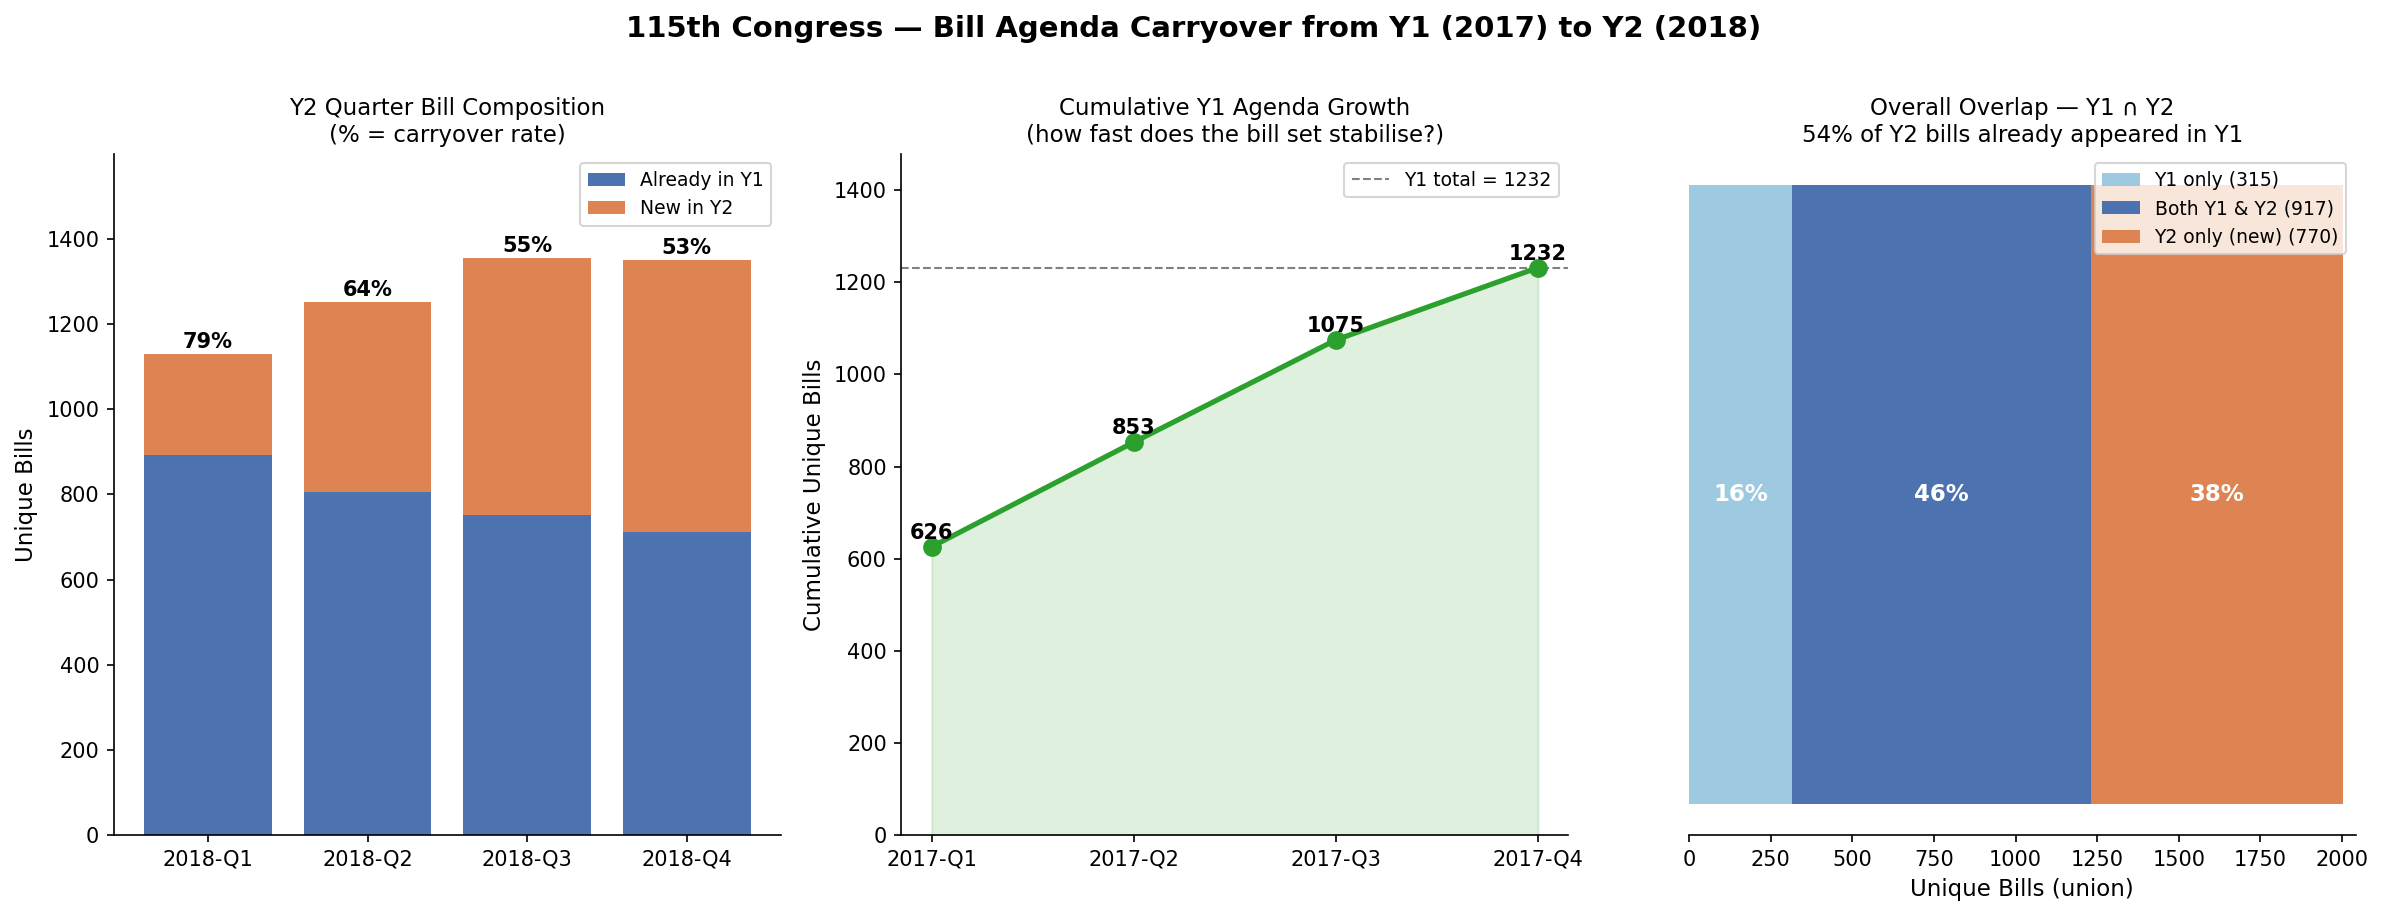

Write the Python code that produced this figure.
"""
Bill agenda carryover — 115th Congress.

Tests whether the aggregate bill agenda set in Y1 (2017, Q1–Q4) persists into
Y2 (2018, Q5–Q8). For each Y2 quarter: what fraction of lobbied bills were
already present in any Y1 quarter? Also reports cumulative Y1 bill introduction
pace to show how quickly the agenda crystallises.

Outputs (outputs/analysis/):
  09_agenda_carryover.png
  09_agenda_carryover.txt
"""

import sys, os
import pandas as pd
import matplotlib
matplotlib.use("Agg")
import matplotlib.pyplot as plt
import matplotlib.patches as mpatches
from pathlib import Path

sys.path.insert(0, os.path.join(os.path.dirname(__file__), ".."))
from config import ROOT

# ---------------------------------------------------------------------------
# Parameters
# ---------------------------------------------------------------------------

CONGRESS   = 115
DATA_PATH  = ROOT / "data" / "congress" / str(CONGRESS) / "opensecrets_lda_reports.csv"
OUT_DIR    = ROOT / "outputs" / "analysis"

# Y1 = first congressional year; Y2 = second
Y1_YEAR    = 2017
Y2_YEAR    = 2018

# Quarter order within each year (base + amended variants all included)
Y1_QUARTER_ORDER = ["q1", "q2", "q3", "q4"]
Y2_QUARTER_ORDER = ["q1", "q2", "q3", "q4"]   # year 2018 still files as q1..q4

# Plot aesthetics
C_CARRYOVER = "#4C72B0"
C_NEW       = "#DD8452"
C_LINE      = "#2ca02c"

# ---------------------------------------------------------------------------
# Load + clean
# ---------------------------------------------------------------------------

def load_data() -> pd.DataFrame:
    """Load 115th Congress LDA reports; drop rows without a bill number."""
    df = pd.read_csv(DATA_PATH)
    df = df.dropna(subset=["bill_number"])
    df["bill_number"] = df["bill_number"].str.strip().str.upper()
    # Normalise report_type to base quarter (strip amendment suffixes a/t/ta)
    df["base_quarter"] = (
        df["report_type"]
        .str.extract(r"^(q[1-4])", expand=False)
    )
    return df

# ---------------------------------------------------------------------------
# Aggregate bill sets
# ---------------------------------------------------------------------------

def get_bills_by_quarter(df: pd.DataFrame, year: int) -> dict[str, set]:
    """Return {base_quarter -> set of unique bill numbers} for a given year."""
    sub = df[df["year"] == year]
    quarters = {}
    for q in ["q1", "q2", "q3", "q4"]:
        bills = sub[sub["base_quarter"] == q]["bill_number"].unique()
        quarters[q] = set(bills)
    return quarters

# ---------------------------------------------------------------------------
# Analysis
# ---------------------------------------------------------------------------

def run(df: pd.DataFrame) -> dict:
    """Compute carryover statistics between Y1 and Y2."""
    y1_quarters = get_bills_by_quarter(df, Y1_YEAR)
    y2_quarters = get_bills_by_quarter(df, Y2_YEAR)

    # Full Y1 bill universe (all four quarters combined)
    y1_all = set().union(*y1_quarters.values())

    # Cumulative Y1 bill set as quarters accumulate
    y1_cumulative = {}
    seen = set()
    for q in Y1_QUARTER_ORDER:
        seen = seen | y1_quarters[q]
        y1_cumulative[q] = set(seen)

    # Per Y2 quarter: carryover = bills already in y1_all; new = not in y1_all
    y2_rows = []
    for q in Y2_QUARTER_ORDER:
        bills = y2_quarters[q]
        carryover = bills & y1_all
        new       = bills - y1_all
        y2_rows.append({
            "quarter":         f"2018-{q.upper()}",
            "total":           len(bills),
            "carryover":       len(carryover),
            "new":             len(new),
            "carryover_frac":  len(carryover) / len(bills) if bills else 0,
        })

    # Overall Y2 vs Y1 overlap
    y2_all = set().union(*y2_quarters.values())
    overall_carryover = y2_all & y1_all
    overall_new       = y2_all - y1_all
    y1_not_in_y2      = y1_all - y2_all

    return {
        "y1_all":          y1_all,
        "y2_all":          y2_all,
        "y1_cumulative":   y1_cumulative,
        "y2_rows":         y2_rows,
        "overall_carryover": overall_carryover,
        "overall_new":       overall_new,
        "y1_not_in_y2":      y1_not_in_y2,
    }

# ---------------------------------------------------------------------------
# Plotting
# ---------------------------------------------------------------------------

def plot(results: dict, out_path: Path) -> None:
    """Three-panel figure: stacked bar, cumulative Y1 growth, overall overlap."""
    y2_rows      = results["y2_rows"]
    y1_cumul     = results["y1_cumulative"]
    y1_all       = results["y1_all"]
    y2_all       = results["y2_all"]
    n_carryover  = len(results["overall_carryover"])
    n_new        = len(results["overall_new"])
    n_y1_only    = len(results["y1_not_in_y2"])

    fig, axes = plt.subplots(1, 3, figsize=(16, 6))
    fig.suptitle(
        "115th Congress — Bill Agenda Carryover from Y1 (2017) to Y2 (2018)",
        fontsize=14, fontweight="bold", y=1.01
    )

    # ------------------------------------------------------------------
    # Panel 1: Stacked bar — carryover vs. new per Y2 quarter
    # ------------------------------------------------------------------
    ax = axes[0]
    quarters  = [r["quarter"] for r in y2_rows]
    carryover = [r["carryover"] for r in y2_rows]
    new_bills = [r["new"] for r in y2_rows]
    fracs     = [r["carryover_frac"] for r in y2_rows]
    x         = range(len(quarters))

    bars_c = ax.bar(x, carryover, color=C_CARRYOVER, label="Already in Y1")
    bars_n = ax.bar(x, new_bills, bottom=carryover, color=C_NEW, label="New in Y2")

    for i, (c, n, f) in enumerate(zip(carryover, new_bills, fracs)):
        ax.text(i, c + n + 5, f"{f:.0%}", ha="center", va="bottom",
                fontsize=10, fontweight="bold")

    ax.set_xticks(list(x))
    ax.set_xticklabels(quarters, fontsize=10)
    ax.set_ylabel("Unique Bills", fontsize=11)
    ax.set_title("Y2 Quarter Bill Composition\n(% = carryover rate)", fontsize=11)
    ax.legend(fontsize=9)
    ax.set_ylim(0, max(c + n for c, n in zip(carryover, new_bills)) * 1.18)
    ax.spines[["top", "right"]].set_visible(False)

    # ------------------------------------------------------------------
    # Panel 2: Cumulative Y1 bill set growth quarter by quarter
    # ------------------------------------------------------------------
    ax2 = axes[1]
    cumul_sizes = [len(y1_cumul[q]) for q in Y1_QUARTER_ORDER]
    qlabels     = [f"2017-{q.upper()}" for q in Y1_QUARTER_ORDER]

    ax2.plot(qlabels, cumul_sizes, marker="o", color=C_LINE, linewidth=2.5,
             markersize=8, zorder=3)
    ax2.fill_between(range(len(qlabels)), cumul_sizes,
                     alpha=0.15, color=C_LINE)

    for i, (lbl, sz) in enumerate(zip(qlabels, cumul_sizes)):
        ax2.text(i, sz + 8, str(sz), ha="center", va="bottom",
                 fontsize=10, fontweight="bold")

    # Mark total Y1 bill count
    ax2.axhline(len(y1_all), color="gray", linestyle="--", linewidth=1,
                label=f"Y1 total = {len(y1_all)}")
    ax2.set_xticks(range(len(qlabels)))
    ax2.set_xticklabels(qlabels, fontsize=10)
    ax2.set_ylabel("Cumulative Unique Bills", fontsize=11)
    ax2.set_title("Cumulative Y1 Agenda Growth\n(how fast does the bill set stabilise?)", fontsize=11)
    ax2.legend(fontsize=9)
    ax2.set_ylim(0, len(y1_all) * 1.2)
    ax2.spines[["top", "right"]].set_visible(False)

    # ------------------------------------------------------------------
    # Panel 3: Overall Y1 vs Y2 set overlap (proportional area bar)
    # ------------------------------------------------------------------
    ax3 = axes[2]

    total_union = len(y1_all | y2_all)
    segments = [
        (n_y1_only,  "Y1 only",             "#9ecae1"),
        (n_carryover,"Both Y1 & Y2",         C_CARRYOVER),
        (n_new,      "Y2 only (new)",        C_NEW),
    ]
    left = 0
    for val, lbl, color in segments:
        frac = val / total_union
        ax3.barh(0, val, left=left, color=color, height=0.5, label=f"{lbl} ({val})")
        if frac > 0.05:
            ax3.text(left + val / 2, 0, f"{frac:.0%}",
                     ha="center", va="center", fontsize=11,
                     fontweight="bold", color="white")
        left += val

    # Carryover rate annotation
    carryover_rate = n_carryover / len(y2_all)
    ax3.set_xlim(0, total_union * 1.02)
    ax3.set_yticks([])
    ax3.set_xlabel("Unique Bills (union)", fontsize=11)
    ax3.set_title(
        f"Overall Overlap — Y1 ∩ Y2\n"
        f"{carryover_rate:.0%} of Y2 bills already appeared in Y1",
        fontsize=11
    )
    ax3.legend(fontsize=9, loc="upper right")
    ax3.spines[["top", "right", "left"]].set_visible(False)

    plt.tight_layout()
    plt.savefig(out_path, dpi=150, bbox_inches="tight")
    plt.close()

# ---------------------------------------------------------------------------
# Text report
# ---------------------------------------------------------------------------

def write_report(results: dict, out_path: Path) -> None:
    """Write plain-text summary of carryover statistics."""
    y1_all   = results["y1_all"]
    y2_all   = results["y2_all"]
    n_c      = len(results["overall_carryover"])
    n_new    = len(results["overall_new"])
    n_y1only = len(results["y1_not_in_y2"])
    y2_rows  = results["y2_rows"]

    lines = [
        "=== 115th Congress — Bill Agenda Carryover (Y1 → Y2) ===\n",
        f"Y1 (2017) unique bills: {len(y1_all)}",
        f"Y2 (2018) unique bills: {len(y2_all)}",
        f"Union: {len(y1_all | y2_all)}",
        f"Intersection (in both): {n_c}  ({n_c/len(y2_all):.1%} of Y2 bills, {n_c/len(y1_all):.1%} of Y1 bills)",
        f"Y2-only (new bills): {n_new}  ({n_new/len(y2_all):.1%} of Y2)",
        f"Y1-only (dropped): {n_y1only}  ({n_y1only/len(y1_all):.1%} of Y1)",
        "",
        "--- Per Y2 quarter ---",
    ]
    for r in y2_rows:
        lines.append(
            f"  {r['quarter']}: {r['total']} bills | "
            f"carryover {r['carryover']} ({r['carryover_frac']:.1%}) | "
            f"new {r['new']} ({1-r['carryover_frac']:.1%})"
        )
    out_path.write_text("\n".join(lines) + "\n")

# ---------------------------------------------------------------------------
# Main
# ---------------------------------------------------------------------------

if __name__ == "__main__":
    OUT_DIR.mkdir(parents=True, exist_ok=True)

    df      = load_data()
    results = run(df)

    png_path = OUT_DIR / "09_agenda_carryover.png"
    txt_path = OUT_DIR / "09_agenda_carryover.txt"

    plot(results, png_path)
    write_report(results, txt_path)

    print(f"Saved: {png_path}")
    print(f"Saved: {txt_path}")
    print(open(txt_path).read())
